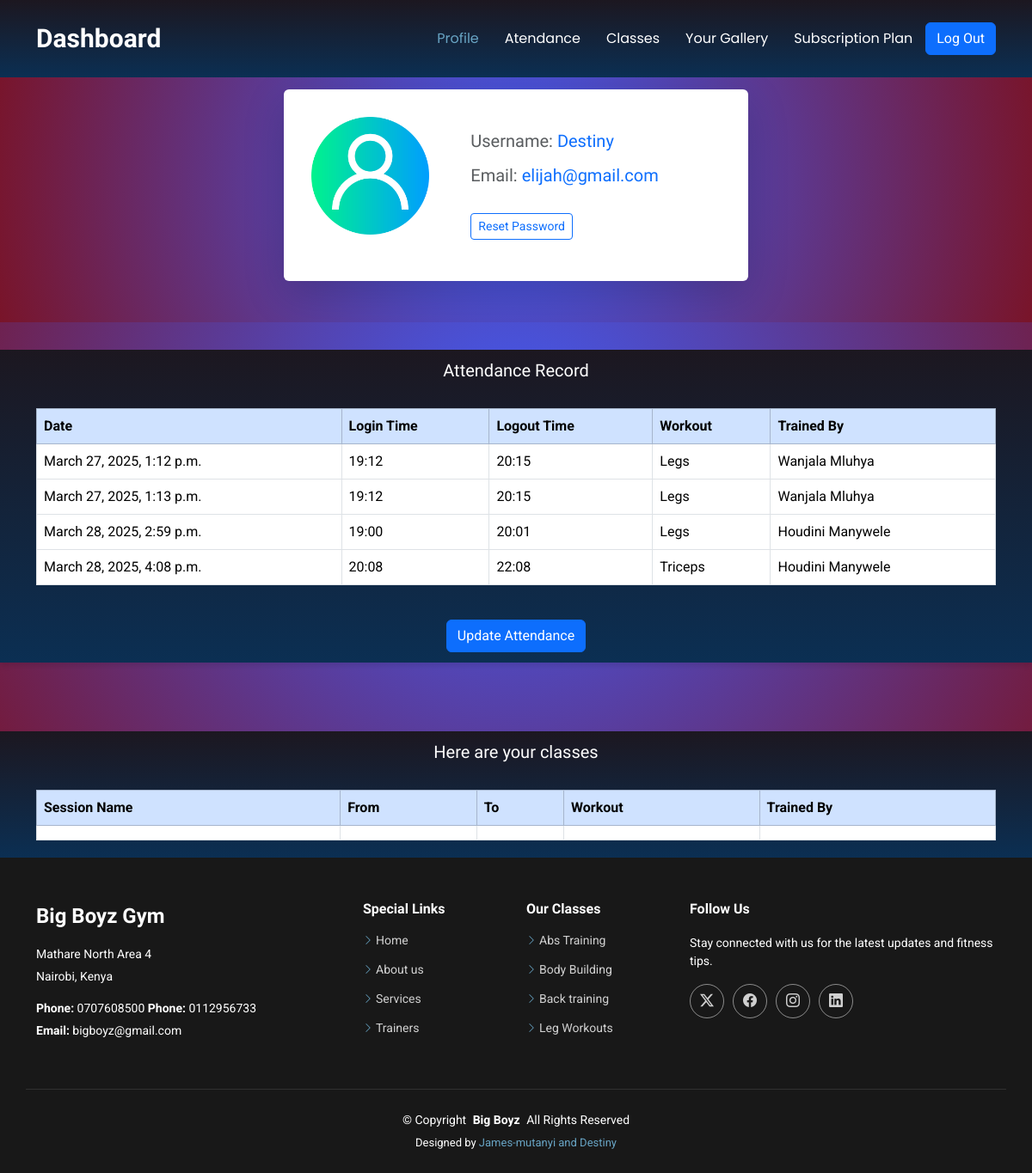
The page /dashboard (signed in) on the database its author committed.
### appone/models.py (models this page shows, shortened)
class Attendance(models.Model):
     selectdate= models.DateTimeField(auto_now_add=True)
     login =models.CharField(max_length=200)
     logout =models.CharField(max_length=200)
     selectworkout =models.CharField(max_length=200)
     trainedby =models.CharField(max_length=200)

class Booking(models.Model):
    user=models.ForeignKey(User, on_delete=models.CASCADE, related_name='bookings')
    booking_date = models.DateTimeField(auto_now_add=True)
    session=models.ForeignKey(Session, on_delete=models.CASCADE, related_name='bookings')
    class Meta:
        unique_together = ('user', 'session')

### appone/views.py (the view)
# urls.py: path('dashboard',views.dashboard, name="dashboard"),
def dashboard(request):
    if not request.user.is_authenticated:
        messages.warning(request,"Please login first.")
        return redirect('/login')
    attendance=Attendance.objects.all()
    user_session =request.user.bookings.all()
    return render(request, 'dashboard.html', {"attendance":attendance, "user_session":user_session})

### templates/dashboard.html (shortened to what this page needs)
{%extends "base.html"%}
{% block content %}
<header id="header" class="header d-flex align-items-center fixed-top bg-black" style="background: linear-gradient(to bottom,rgb(28, 23, 32),rgb(11, 47, 83));">
    <div
      class="container-fluid container-xl position-relative d-flex align-items-center justify-content-between"
    >
      <a href="/" class="logo d-flex align-items-center">
        <h1 class="sitename">Dashboard</h1>
      </a>
      <nav id="navmenu" class="navmenu">
        <ul>
          <li><a href="#profile" class="active">Profile</a></li>
          <li><a href="#attendance">Atendance</a></li>
          <li><a href="#classes">Classes</a></li>
          <li><a href="/gallery">Your Gallery</a></li>
          <li><a href="#subplan">Subscription Plan</a></li>
          <form action="{% url 'logout' %}" method="post">
           <button class=" btn btn-primary "type="submit">Log Out</button></a>
          </form>
        </ul>
      </nav>
    </div>
  </header>
<main id="main" style="background: radial-gradient(circle, rgba(63,94,251,1) 0%, rgba(121,20,41,1) 100%);">
    <section id="Profile" class="profile-section py-5" style="padding: 1rem 0; margin-bottom: 2rem; margin-top: 2rem; background: radial-gradient(circle, rgba(63,94,251,1) 0%, rgba(121,20,41,1) 100%);">
      <div class="container">
      <div class="card shadow-lg border-0" style="max-width: 540px; margin: auto; padding: 1rem;">
        <div class="row g-0">
        <div class="col-md-4" style="padding: 1rem;">
          <img src="static/assets/img/blog/user.png" class="img-fluid rounded-start" alt="User Profile Picture" style="margin: auto; display: block;">
        </div>
        <div class="col-md-8" style="padding: 1rem;">
          <div class="card-body">
          <h5 class="card-title text-muted" style="margin-bottom: 1rem;">Username: <span class="text-primary">{{ user.username }}</span></h5>
          <h5 class="card-text text-muted" style="margin-bottom: 1rem;">Email: <span class="text-primary">{{ user.email }}</span></h5>
          <p class="card-text">
            <a href="{% url 'password_change' %}" class="btn btn-outline-primary btn-sm" style="margin-top: 1rem;">Reset Password</a>
          </p>
          </div>
        </div>
        </div>
      </div>
      </div>
    </section>
    <section id="attendance" class="py-1" style="box-shadow: 0 4px 6px rgba(0, 0, 0, 0.1); margin-bottom: 5rem; background: linear-gradient(to bottom,rgb(28, 23, 32),rgb(11, 47, 83));">
      <div class="container">
      <div class="text-center mb-4">
        <h5 class="text-white text-3xl p-2 uppercase">Attendance Record</h5>
      </div>
      <div class="table-responsive">
        <table class="table table-bordered table-hover">
        <thead class="table-primary">
          <tr>
          <th>Date</th>
          <th>Login Time</th>
          <th>Logout Time</th>
          <th>Workout</th>
          <th>Trained By</th>
          </tr>
        </thead>
        <tbody>
          {% for x in attendance %}
          <tr>
          <td>{{ x.selectdate }}</td>
          <td>{{ x.login }}</td>
          <td>{{ x.logout }}</td>
          <td>{{ x.selectworkout }}</td>
          <td>{{ x.trainedby }}</td>
          </tr>
          {% endfor %}
        </tbody>
        </table>
      </div>
      <div class="text-center mt-3 p-2">
        <a href="/attendance" class="btn btn-primary">Update Attendance</a>
      </div>
      </div>
    </section>
    <section id="classes" class="py-1" style="box-shadow: 0 4px 6px rgba(0, 0, 0, 0.1); background: linear-gradient(to bottom,rgb(28, 23, 32),rgb(11, 47, 83));">
      <div class="container">
      <div class="text-center mb-4">
        <h5 class="text-white text-3xl p-2 uppercase">Here are your classes</h5>
      </div>
      <div class="table-responsive">
        <table class="table table-bordered table-hover">
        <thead class="table-primary">
          <tr>
          <th>Session Name</th>
          <th>From</th>
          <th>To</th>
          <th>Workout</th>
          <th>Trained By</th>
          </tr>
        </thead>
        <tbody>
          {% for s in user_session %}
          <tr>
          <td>{{ s.name }}</td>
          <td>{{ s.starttime }}</td>
          <td>{{ s.stoptime }}</td>
          <td>{{ s.workout }}</td>
          <td>{{ s.trainer }}</td>
          </tr>
          {% endfor %}
        </tbody>
        </table>
      </div>
      </div>
    </section>
</main>
{% endblock %}

### static/assets/css/main.css (style rules this page uses)
:root { --default-font: "Roboto", system-ui, -apple-system, "Segoe UI", Roboto, "Helvetica Neue", Arial, "Noto Sans", "Liberation Sans", sans-serif, "Apple Color Emoji", "Segoe UI Emoji", "Segoe UI Symbol", "Noto Color Emoji"; --heading-font: "Raleway", sans-serif; --nav-font: "Poppins", sans-serif; }
:root { --background-color: #ffffff; --default-color: #555555; --heading-color: #1e4356; --accent-color: #68a4c4; --surface-color: #ffffff; --contrast-color: #ffffff; }
:root { --nav-color: #ffffff; --nav-hover-color: #68a4c4; --nav-mobile-background-color: #817878; --nav-dropdown-background-color: #ffffff; --nav-dropdown-color: #312d2d; --nav-dropdown-hover-color: #68a4c4; }
:root { scroll-behavior: smooth; }
body { color: var(--default-color); background-color: var(--background-color); font-family: var(--default-font); }
a { color: var(--accent-color); text-decoration: none; transition: 0.3s; }
h1, h2, h3, h4, h5, h6 { color: var(--heading-color); font-family: var(--heading-font); }
.header { --background-color: rgba(255, 255, 255, 0); --default-color: #ffffff; --heading-color: #ffffff; color: var(--default-color); background-color: var(--background-color); padding: 15px 0; transition: all 0.5s; z-index: 997; }
.header .logo { line-height: 1; }
.header .logo h1 { font-size: 30px; margin: 0; font-weight: 700; color: var(--heading-color); }
@media (min-width: 1200px) { .navmenu { padding: 0; } }
@media (min-width: 1200px) { .navmenu ul { margin: 0; padding: 0; display: flex; list-style: none; align-items: center; } }
@media (min-width: 1200px) { .navmenu li { position: relative; } }
@media (min-width: 1200px) { .navmenu a, .navmenu a:focus { color: var(--nav-color); padding: 18px 15px; font-size: 16px; font-family: var(--nav-font); font-weight: 400; display: flex; align-items: center; justify-content: space-between; white-space: nowrap; transition: 0.3s; } }
@media (min-width: 1200px) { .navmenu li:hover > a, .navmenu .active, .navmenu .active:focus { color: var(--nav-hover-color); } }
section, .section { color: var(--default-color); background-color: var(--background-color); padding: 60px 0; scroll-margin-top: 90px; overflow: clip; }

### rows shown on the page
Attendance: selectdate "March 27, 2025, 1:12 p.m.", login "19:12", logout "20:15", selectworkout "Legs", trainedby "Wanjala Mluhya"
Attendance: selectdate "March 27, 2025, 1:13 p.m.", login "19:12", logout "20:15", selectworkout "Legs", trainedby "Wanjala Mluhya"
Attendance: selectdate "March 28, 2025, 2:59 p.m.", login "19:00", logout "20:01", selectworkout "Legs", trainedby "Houdini Manywele"
Attendance: selectdate "March 28, 2025, 4:08 p.m.", login "20:08", logout "22:08", selectworkout "Triceps", trainedby "Houdini Manywele"

### other values the page prints
{{ user.username }} "Destiny"
{{ user.email }} "elijah@gmail.com"
